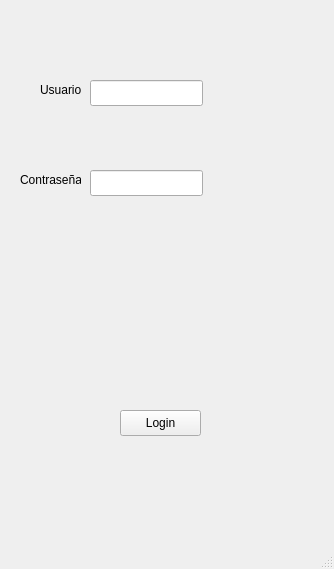
<?xml version="1.0" encoding="UTF-8"?>
<ui version="4.0">
 <class>MainWindow</class>
 <widget class="QMainWindow" name="MainWindow">
  <property name="geometry">
   <rect>
    <x>0</x>
    <y>0</y>
    <width>334</width>
    <height>569</height>
   </rect>
  </property>
  <property name="windowTitle">
   <string>MainWindow</string>
  </property>
  <widget class="QWidget" name="centralwidget">
   <widget class="QFrame" name="frame">
    <property name="geometry">
     <rect>
      <x>-20</x>
      <y>-20</y>
      <width>381</width>
      <height>581</height>
     </rect>
    </property>
    <property name="frameShape">
     <enum>QFrame::Shape::StyledPanel</enum>
    </property>
    <property name="frameShadow">
     <enum>QFrame::Shadow::Raised</enum>
    </property>
    <widget class="QPushButton" name="botonLogin">
     <property name="geometry">
      <rect>
       <x>140</x>
       <y>430</y>
       <width>81</width>
       <height>26</height>
      </rect>
     </property>
     <property name="text">
      <string>Login</string>
     </property>
    </widget>
    <widget class="QLabel" name="etiquetaUsuario">
     <property name="geometry">
      <rect>
       <x>60</x>
       <y>100</y>
       <width>41</width>
       <height>20</height>
      </rect>
     </property>
     <property name="text">
      <string>Usuario</string>
     </property>
    </widget>
    <widget class="QLineEdit" name="campoUsuario">
     <property name="geometry">
      <rect>
       <x>110</x>
       <y>100</y>
       <width>113</width>
       <height>26</height>
      </rect>
     </property>
    </widget>
    <widget class="QLabel" name="etiquetaContrasena">
     <property name="geometry">
      <rect>
       <x>40</x>
       <y>190</y>
       <width>61</width>
       <height>20</height>
      </rect>
     </property>
     <property name="text">
      <string>Contraseña</string>
     </property>
    </widget>
    <widget class="QLineEdit" name="campoContrasena">
     <property name="geometry">
      <rect>
       <x>110</x>
       <y>190</y>
       <width>113</width>
       <height>26</height>
      </rect>
     </property>
     <property name="text">
      <string/>
     </property>
     <property name="frame">
      <bool>true</bool>
     </property>
    </widget>
   </widget>
  </widget>
  <widget class="QMenuBar" name="menubar">
   <property name="geometry">
    <rect>
     <x>0</x>
     <y>0</y>
     <width>334</width>
     <height>33</height>
    </rect>
   </property>
  </widget>
  <widget class="QStatusBar" name="statusbar"/>
 </widget>
 <resources/>
 <connections/>
</ui>
